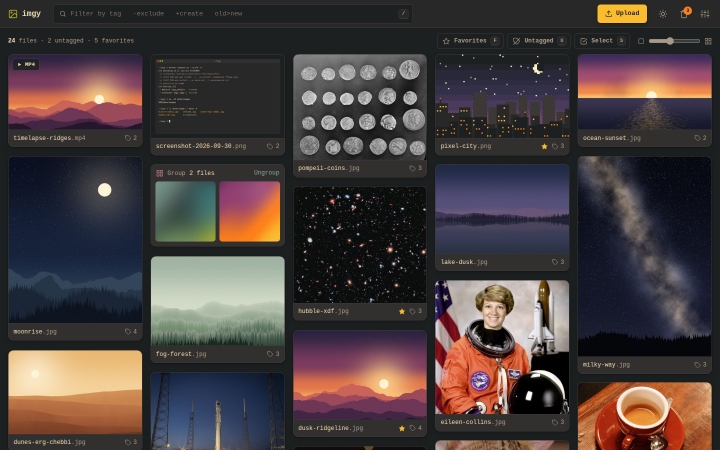
#> input picture assets/gallery.png, 1440 x 900 px (shown at 1/2 size)
$ python -i thumbnails.py   (imports and definitions only)
#> lines starting #> are read from the running program, lines starting #| are printed output that depends on the picture
"""400x400 JPEG thumbnails, generated on first request and refreshed when the source changes."""
import contextlib
import logging
import os
import subprocess
import tempfile
from pathlib import Path

from PIL import Image, ImageOps

from .config import THUMBNAIL_FOLDER
from .media import (IMAGE_FORMATS, allowed_file, is_video, normalize_active_filename,
                    normalize_trash_filename, relative_to_base, resolved_base, safe_path)

logger = logging.getLogger(__name__)

THUMBNAIL_SIZE = (400, 400)
VIDEO_THUMBNAILS = '.video'  # subfolder of THUMBNAIL_FOLDER


# [53 lines left out: functions thumb_rel_path_for, _source, get_or_create_thumbnail, not called in this run]


def image_thumbnail(source_path, dest, size=THUMBNAIL_SIZE):
    """Write an upright JPEG of the image, fitted within size, to dest (a path or a file object)."""
#> called with source_path = '../assets/gallery.png', dest = 'out.png', size = (400, 400)
    with Image.open(source_path, formats=IMAGE_FORMATS) as img:
        # Lets a big JPEG decode at 1/2 to 1/8 scale, as thumbnail() would on its own if
        # exif_transpose() didn't decode it first: 280 ms to 90 ms for a 24-megapixel photo.
#> img is the input picture: PIL image 1440x900 RGB; mean R, G, B 72.4, 62.4, 62.5
        img.draft(None, (size[0] * 2, size[1] * 2))
        img = ImageOps.exif_transpose(img)
        if img.mode.startswith('I'):  # 16/32-bit grayscale, which JPEG can't store
            img = img.convert('I').point(lambda v: v / 256).convert('L')
        elif img.mode == 'CMYK':
            img = img.convert('RGB')
        img.thumbnail(size)
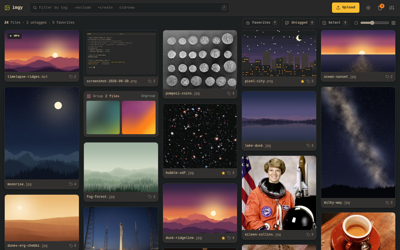
#> img: PIL image 400x250 RGB; mean R, G, B 72.4, 62.4, 62.5
        if img.mode not in ('RGB', 'L'):
            img = img.convert('RGB')
        img.save(dest, 'JPEG', quality=80, optimize=True)


# [36 lines left out: functions _video_frame, delete_thumbnail, not called in this run]

>>> result = image_thumbnail('../assets/gallery.png', 'out.png')

$ run again, on assets/lightbox.png
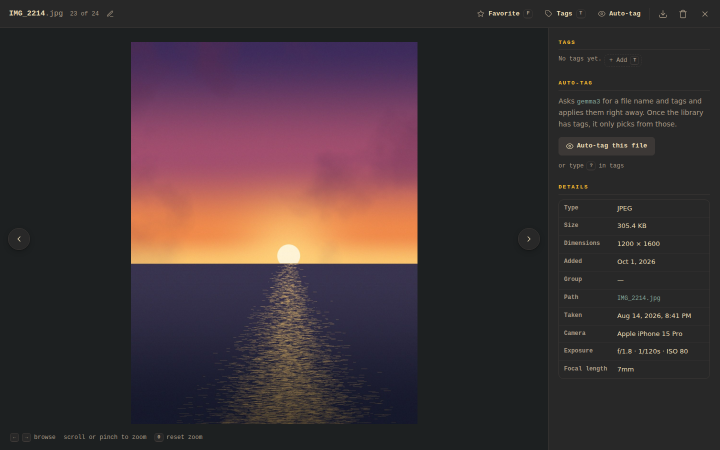
#> input picture assets/lightbox.png, 1440 x 900 px (shown at 1/2 size)
#> in image_thumbnail, img is the input picture: PIL image 1440x900 RGB; mean R, G, B 62, 49.5, 52.7
#> in image_thumbnail, `img.thumbnail(size)`:
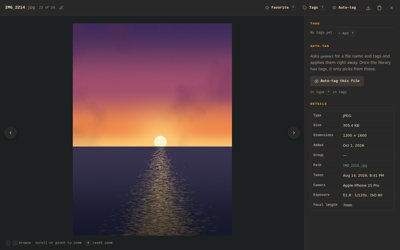
#> img: PIL image 400x250 RGB; mean R, G, B 62, 49.5, 52.8
